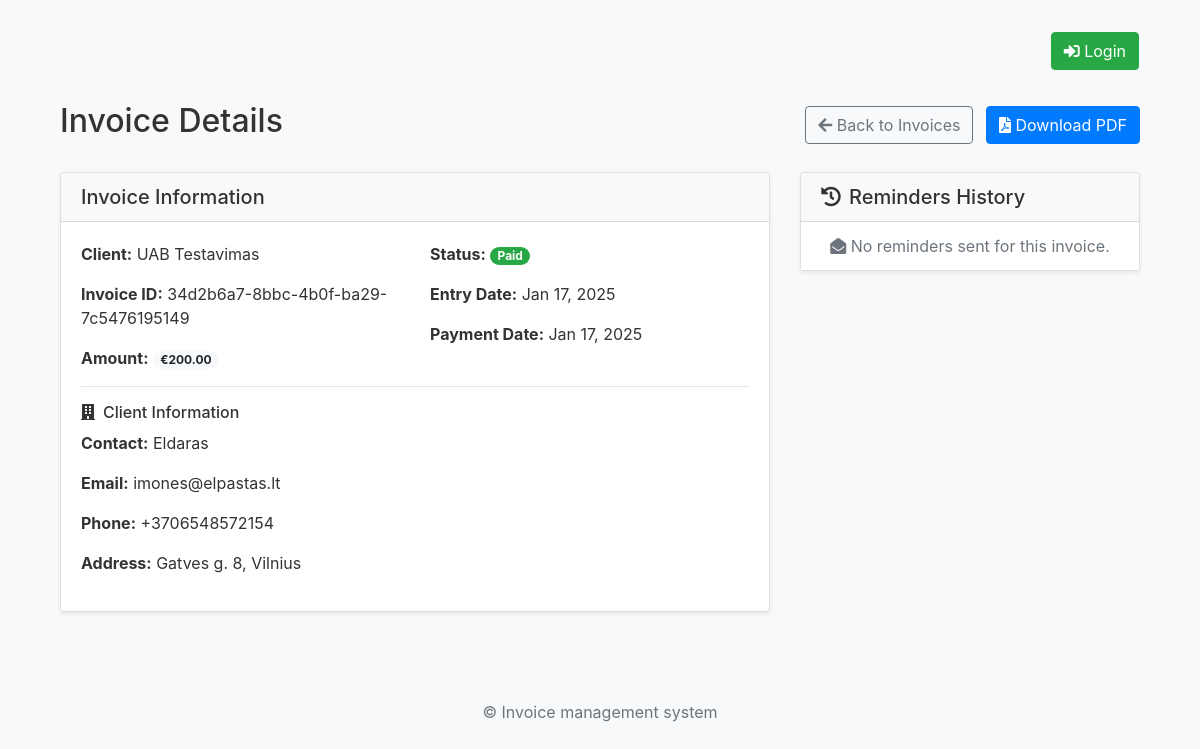
The page /invoices/34d2b6a7-8bbc-4b0f-ba29-7c5476195149/ on the database its author committed.
### invoice_management/models.py (models this page shows, shortened)
class Invoice(models.Model):
    INVOICE_STATE = [
        ('issued', 'Issued'),
        ('paid', 'Paid'),
        ('overdue', 'Overdue')
    ]
    id = models.UUIDField(primary_key=True, default=uuid.uuid4)
    client = models.ForeignKey(Client, on_delete=models.CASCADE)
    entry_date = models.DateTimeField(auto_now_add=True)
    payment_date = models.DateField('Payment Date', null=True, blank=True)
    sum = models.DecimalField('Sum', max_digits=12, decimal_places=2)
    status = models.CharField(max_length=20, choices=INVOICE_STATE, default='issued')
    reminder_sent = models.BooleanField(default=False)
    pdf_file_path = models.CharField(max_length=255, blank=True, null=True)  # To store the path of the generated PDF
    objects = models.Manager()

class Client(models.Model):
    id = models.AutoField(primary_key=True)
    name = models.CharField('Name', max_length=250)
    address = models.CharField('Address', max_length=100)
    phone_number = models.CharField('Phone Number', max_length=20)
    email = models.EmailField('Email', max_length=100)
    contact_person = models.CharField('Contact Person', max_length=100)
    account_number = models.CharField('Account Number', max_length=25)
    entry_date = models.DateTimeField(auto_now_add=True)

### invoice_management/views.py (the view)
# urls.py: path('invoices/<uuid:invoice_id>/', views.invoice_detail, name='invoice_detail'),
def invoice_detail(request, invoice_id):
    invoice = get_object_or_404(Invoice, pk=invoice_id)
    return render(request, 'invoice_detail.html', {'invoice': invoice})

### invoice_management/templates/invoice_detail.html (shortened to what this page needs)
{% extends 'base.html' %}
{% load static %}
{% block content %}
<div class="container my-4">
    <div class="d-flex justify-content-between align-items-center mb-4">
        <h2>Invoice Details</h2>
        <div>
            <a href="{% url 'invoice_list' %}" class="btn btn-outline-secondary">
                <i class="fas fa-arrow-left"></i> Back to Invoices
            </a>
            {% if invoice.pdf_file_path %}
            <a href="{% url 'download_invoice' invoice.id %}" class="btn btn-primary ml-2">
                <i class="fas fa-file-pdf"></i> Download PDF
            </a>
            {% endif %}
        </div>
    </div>
    <div class="row">
        <div class="col-md-8">
            <div class="card mb-4 shadow-sm">
                <div class="card-header bg-light">
                    <h5 class="card-title mb-0">Invoice Information</h5>
                </div>
                <div class="card-body">
                    <div class="row mb-3">
                        <div class="col-md-6">
                            <p class="card-text"><strong>Client:</strong> {{ invoice.client.name }}</p>
                            <p class="card-text"><strong>Invoice ID:</strong> {{ invoice.id }}</p>
                            <p class="card-text"><strong>Amount:</strong> <span class="badge badge-pill badge-light">€{{ invoice.sum }}</span></p>
                        </div>
                        <div class="col-md-6">
                            <p class="card-text">
                                <strong>Status:</strong>
                                <span class="badge badge-pill
                                    {% if invoice.status == 'overdue' %}badge-danger
                                    {% elif invoice.status == 'paid' %}badge-success
                                    {% else %}badge-info{% endif %}">
                                    {{ invoice.get_status_display }}
                                </span>
                            </p>
                            <p class="card-text"><strong>Entry Date:</strong> {{ invoice.entry_date|date:"M d, Y" }}</p>
                            <p class="card-text"><strong>Payment Date:</strong> {{ invoice.payment_date|date:"M d, Y" }}</p>
                        </div>
                    </div>
                    <hr>
                    <div class="client-info mt-3">
                        <h6><i class="fas fa-building mr-2"></i>Client Information</h6>
                        <p><strong>Contact:</strong> {{ invoice.client.contact_person }}</p>
                        <p><strong>Email:</strong> {{ invoice.client.email }}</p>
                        <p><strong>Phone:</strong> {{ invoice.client.phone_number }}</p>
                        <p><strong>Address:</strong> {{ invoice.client.address }}</p>
                    </div>
                </div>
            </div>
        </div>
        <div class="col-md-4">
            <div class="card mb-4 shadow-sm">
                <div class="card-header bg-light">
                    <h5 class="mb-0"><i class="fas fa-history mr-2"></i>Reminders History</h5>
                </div>
                <div class="card-body p-0">
                    <ul class="list-group list-group-flush">
                    {% for reminder in invoice.reminders.all %}
                        <li class="list-group-item">
                            <div class="d-flex justify-content-between align-items-center">
                                <strong>{{ reminder.sent_at|date:"M d, Y H:i" }}</strong>
                                <span class="badge badge-pill badge-info">{{ reminder.recipient }}</span>
                            </div>
                            <div class="mt-2">
                                <pre class="reminder-content">{{ reminder.content }}</pre>
                            </div>
                        </li>
                    {% empty %}
                        <li class="list-group-item text-center text-muted">
                            <i class="fas fa-envelope-open"></i> No reminders sent for this invoice.
                        </li>
                    {% endfor %}
                    </ul>
                </div>
            </div>
        </div>
    </div>
</div>
{% endblock %}

### invoice_management/static/css/styles.css (style rules this page uses)
body { background-color: #f8f9fa; color: #333; }

### rows shown on the page
Invoice: client.name "UAB Testavimas", id "34d2b6a7-8bbc-4b0f-ba29-7c5476195149", sum "200.00", status "Paid", entry_date "Jan 17, 2025", payment_date "Jan 17, 2025", client.contact_person "Eldaras", client.email "imones@elpastas.lt", client.phone_number "+3706548572154", client.address "Gatves g. 8, Vilnius"
